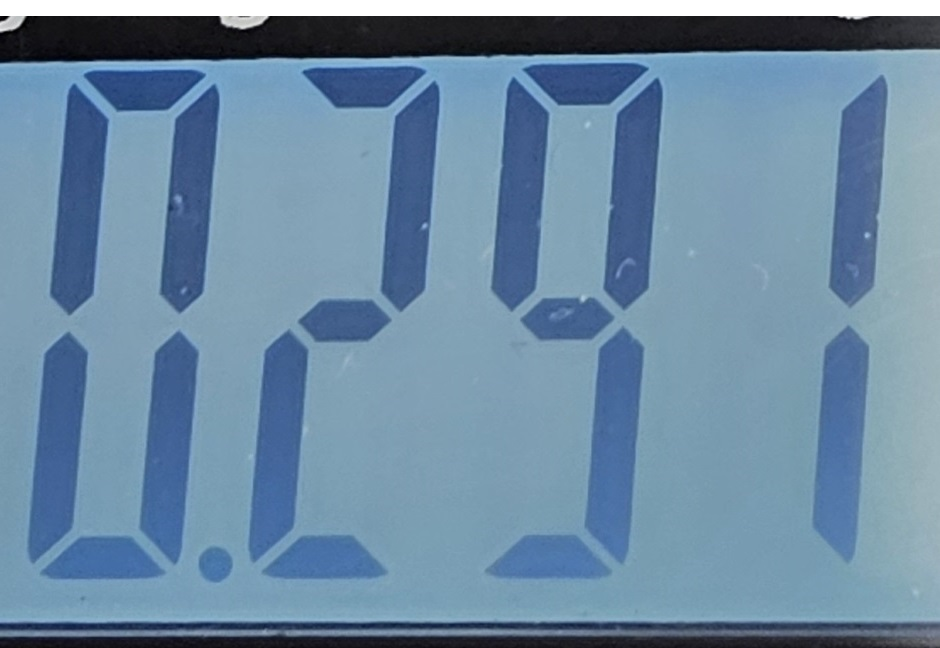
#> input picture modules/new/display.jpg, 940 x 648 px
$ python sevenseg.py
#> lines starting #> are read from the running program, lines starting #| are printed output that depends on the picture; after the words box and inside, x2 and y2 are one past the last pixel; in counts of white or black regions, pixels touching at a corner belong together
import cv2
import numpy as np

# Mappatura dei 7 segmenti
DIGITS_LOOKUP = {
    (1,1,1,0,1,1,1): '0',
    (0,0,1,0,0,1,0): '1',
    (1,0,1,1,1,0,1): '2',
    (1,0,1,1,0,1,1): '3',
    (0,1,1,1,0,1,0): '4',
    (1,1,0,1,0,1,1): '5',
    (1,1,0,1,1,1,1): '6',
    (1,0,1,0,0,1,0): '7',
    (1,1,1,1,1,1,1): '8',
    (1,1,1,1,0,1,1): '9'
}

def recognize_display(image_path):
    # 1. Carica immagine
#> called with image_path = 'display.jpg'
    image = cv2.imread(image_path)
#> image is the input picture: shape (648, 940, 3); mean B, G, R 163.1, 138.1, 108.2
    gray  = cv2.cvtColor(image, cv2.COLOR_BGR2GRAY)
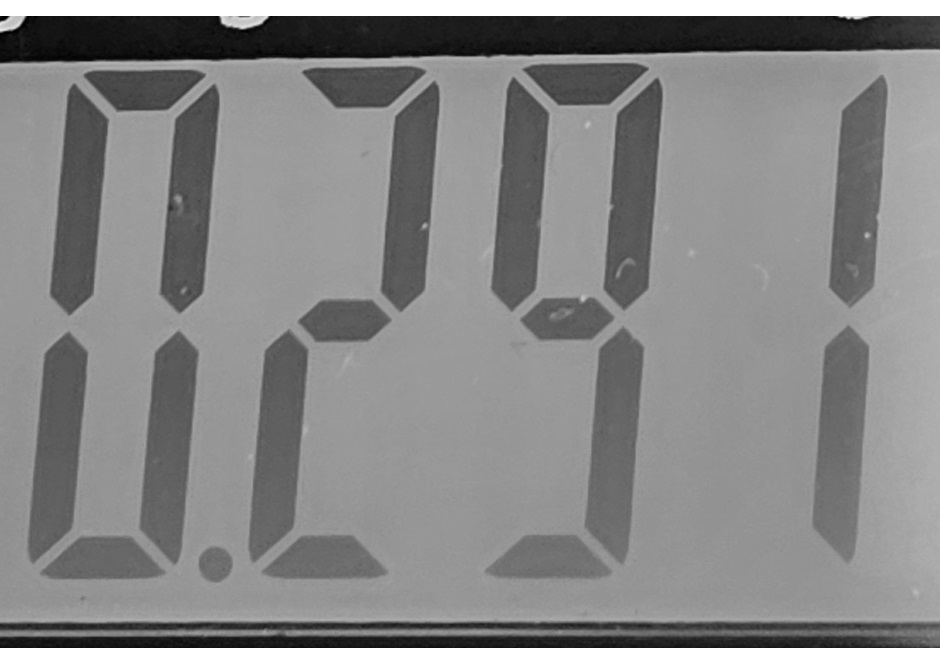
#> gray: shape (648, 940); min 0, max 255, mean 132
    blur  = cv2.GaussianBlur(gray, (5,5), 0)
    _, thresh = cv2.threshold(blur, 0, 255,
                              cv2.THRESH_BINARY_INV + cv2.THRESH_OTSU)
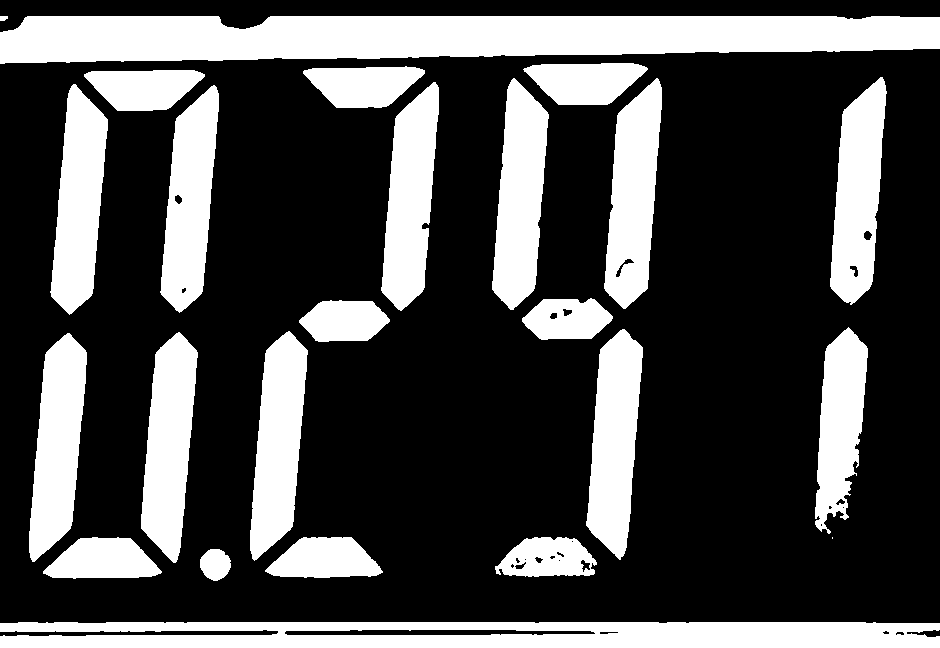
#> thresh: shape (648, 940); 29.7% white; 24 white regions (1 under 20 px), largest, box (x1, y1, x2, y2) and area: (0, 16, 940, 64) 37112, (0, 622, 940, 648) 21779, (492, 78, 549, 310) 8926

    h, w = thresh.shape
#> h = 648; w = 940
    digit_w = w // 4  # larghezza di ciascuna cifra
#> digit_w = 235

    result = []
    for i in range(4):
        # ROI per la i-esima cifra
        x_start = i * digit_w
        x_end   = (i+1) * digit_w
        roi = thresh[0:h, x_start:x_end]

        # definizione delle 7 aree segmenti RELATIVE
        seg_coords = [
            ((int(0.30*digit_w), int(0.05*h)),
             (int(0.70*digit_w), int(0.15*h))),  # top
            ((int(0.75*digit_w), int(0.15*h)),
             (int(0.85*digit_w), int(0.45*h))),  # top-right
            ((int(0.75*digit_w), int(0.55*h)),
             (int(0.85*digit_w), int(0.85*h))),  # bottom-right
            ((int(0.30*digit_w), int(0.85*h)),
             (int(0.70*digit_w), int(0.95*h))),  # bottom
            ((int(0.15*digit_w), int(0.55*h)),
             (int(0.25*digit_w), int(0.85*h))),  # bottom-left
            ((int(0.15*digit_w), int(0.15*h)),
             (int(0.25*digit_w), int(0.45*h))),  # top-left
            ((int(0.30*digit_w), int(0.45*h)),
             (int(0.70*digit_w), int(0.55*h)))   # middle
        ]

        on = []
        for (p1, p2) in seg_coords:
            x1, y1 = p1; x2, y2 = p2
            seg_roi = roi[y1:y2, x1:x2]
            # percentuale di pixel bianchi
            frac = cv2.countNonZero(seg_roi) / float((x2-x1)*(y2-y1))
            on.append(1 if frac > 0.5 else 0)

        # Decodifica cifra
        digit = DIGITS_LOOKUP.get(tuple(on), '?')

        # Verifica punto decimale (in basso a destra)
        dp_x1 = int(0.85*digit_w); dp_y1 = int(0.90*h)
        dp = roi[dp_y1:h, dp_x1:digit_w]
        dp_frac = cv2.countNonZero(dp) / float(dp.size)
        has_dot = dp_frac > 0.5

        result.append((digit, has_dot))
#> this loop made 4 passes
#> dp_frac on passes 1 to 4: 0.338, 0.323, 0.399, 0.329
#> pass 1, in recognize_display, `roi = thresh[0:h, x_start:x_end]`:
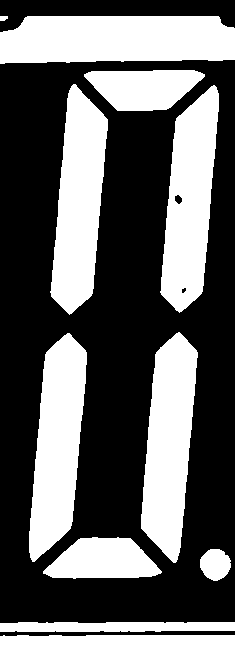
#> roi: shape (648, 235); 38.2% white; 11 white regions, largest, box (x1, y1, x2, y2) and area: (0, 16, 235, 64) 10238, (141, 332, 198, 563) 8767, (29, 333, 87, 562) 8712
#> pass 1, in recognize_display, `dp = roi[dp_y1:h, dp_x1:digit_w]`:
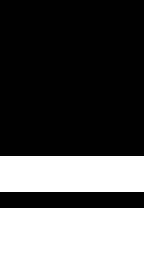
#> dp: shape (65, 36) (shown 4 times larger); 33.8% white; 2 white regions, box (x1, y1, x2, y2) and area: (0, 52, 36, 65) 468, (0, 39, 36, 48) 324
#> pass 2, in recognize_display, `roi = thresh[0:h, x_start:x_end]`:
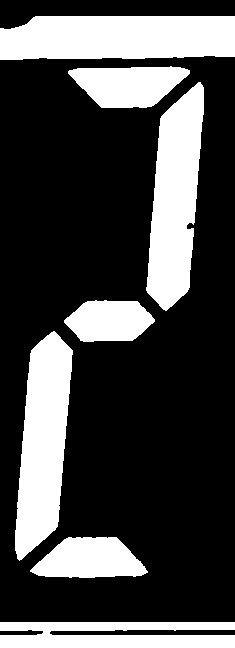
#> roi: shape (648, 235); 27.8% white; 7 white regions, largest, box (x1, y1, x2, y2) and area: (0, 16, 235, 60) 9611, (15, 331, 73, 561) 8756, (146, 82, 204, 311) 8727
#> after the loop:
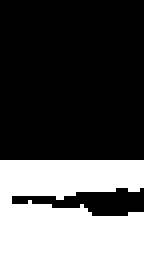
#> dp: shape (65, 36) (shown 4 times larger); 32.9% white; 1 white region, box (x1, y1, x2, y2) and area: (0, 40, 36, 65) 771
#> after the loop:
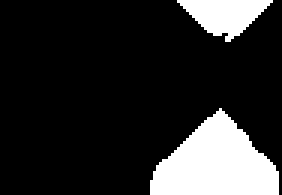
#> seg_roi: shape (65, 94) (shown 3 times larger); 17% white; 2 white regions, box (x1, y1, x2, y2) and area: (50, 36, 93, 65) 787, (59, 0, 91, 14) 254
#> after the loop, result = [('?', False), ('?', False), ('?', False), ('?', False)]

    # Ricostruisci stringa con il punto
    output = ""
    for idx, (d, dot) in enumerate(result):
        output += d
        if dot:
            output += "."
#> this loop made 4 passes
    # rimuove eventuale "." finale
    output = output.rstrip(".")

    return output

if __name__ == "__main__":
    path = "display.jpg"
    value = recognize_display(path)
#> value = '????'
    print("Valore letto:", value)
#| Valore letto: ????
